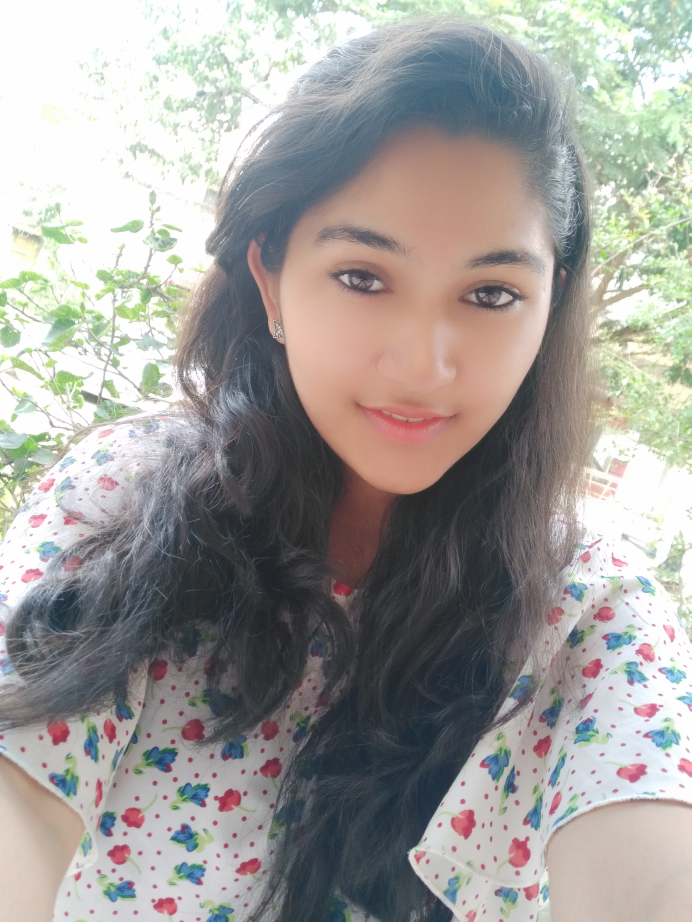
#> input picture FRAS/ImagesUnknown/apurva2.jpg, 3456 x 4608 px, given as the content of the folder Dataset, which was not available (shown at 1/5 size)
$ python Main.py   (Python 2 division)
#> lines starting #> are read from the running program, lines starting #| are printed output that depends on the picture
import cv2
import numpy as np
import os
from picamera.array import PiRGBArray
from picamera import PiCamera
import time
import sys
import logging as log
import datetime as dt
from time import sleep


cx = 160
cy = 120

# names related to ids: example
names = ['None', 'tasnim','Amir']


#iniciate id counter
id = 0


xdeg = 150
ydeg = 150


  # calling the harr cascade file
cascadePath = "haarcascade_frontalface_default.xml"
faceCascade = cv2.CascadeClassifier(cascadePath)
recognizer=cv2.face.LBPHFaceRecognizer_create()
log.basicConfig(filename='database.log',level=log.INFO)
# opening the database file using append mode
file = open("/home/pi/Testnew/data_log.csv", "a")


images=[]
labels=[]
for filename in os.listdir('Dataset'):
	im=cv2.imread('Dataset/'+filename,0)
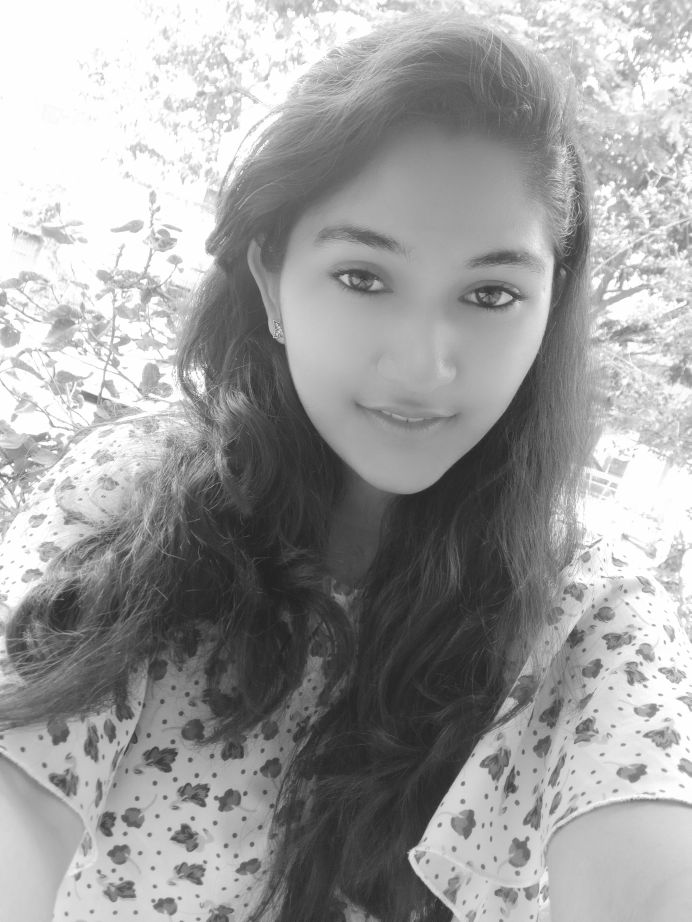
#> im: shape (4608, 3456) (shown at 1/5 size); min 22, max 255, mean 158.8
	images.append(im)
#> (the run stopped early here; a loop or call above may not have finished)

$ run again, on FRAS/ImagesUnknown/apurva3.jpg
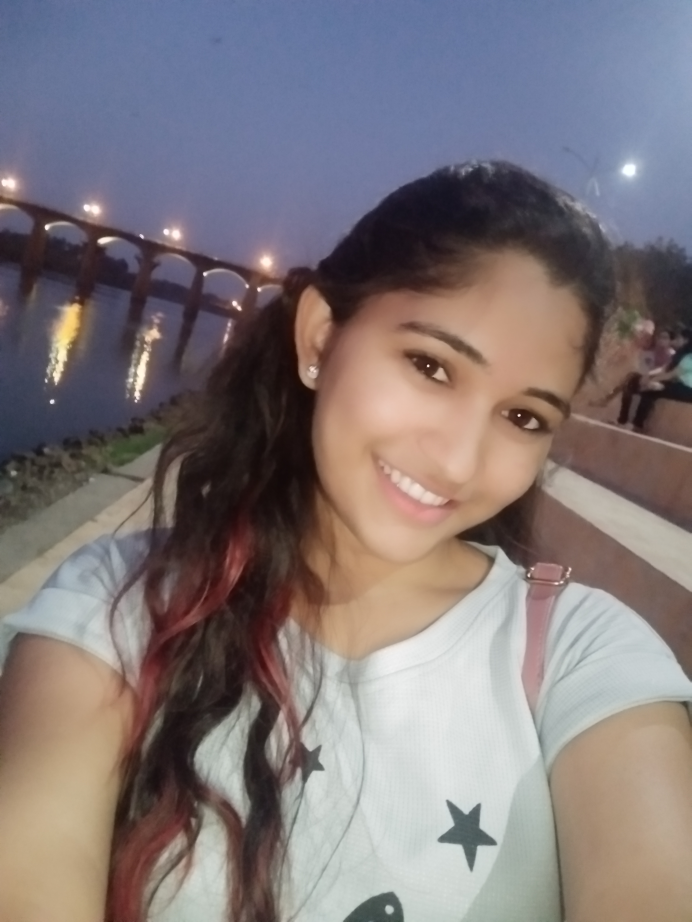
#> input picture FRAS/ImagesUnknown/apurva3.jpg, 3456 x 4608 px, given as the content of the folder Dataset, which was not available (shown at 1/5 size)
#> `im=cv2.imread('Dataset/'+filename,0)`:
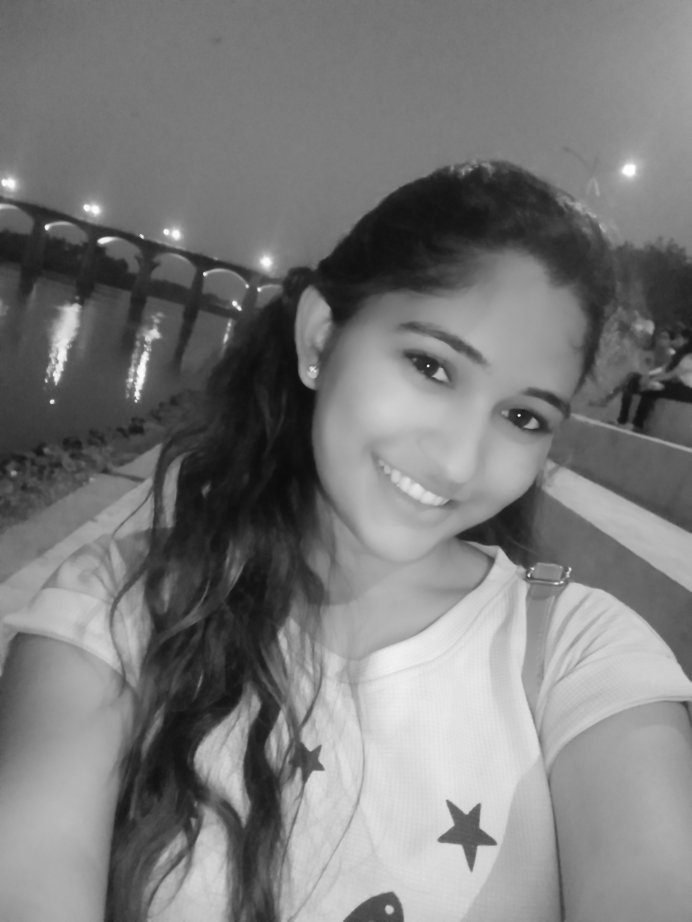
#> im: shape (4608, 3456) (shown at 1/5 size); min 10, max 255, mean 122.6

$ run again, on FRAS/ImagesUnknown/apurva4.jpg
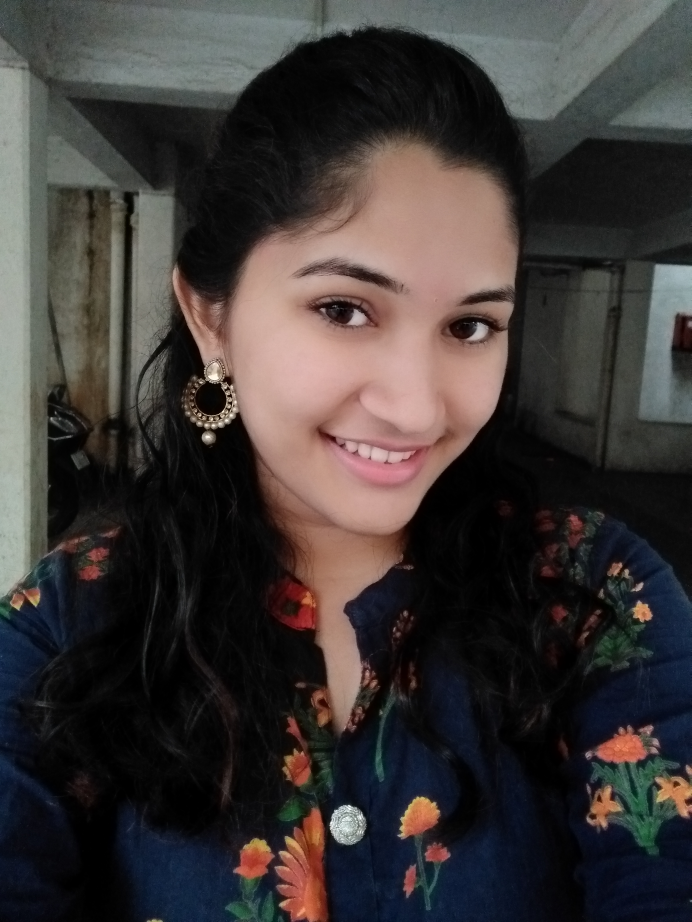
#> input picture FRAS/ImagesUnknown/apurva4.jpg, 3456 x 4608 px, given as the content of the folder Dataset, which was not available (shown at 1/5 size)
#> `im=cv2.imread('Dataset/'+filename,0)`:
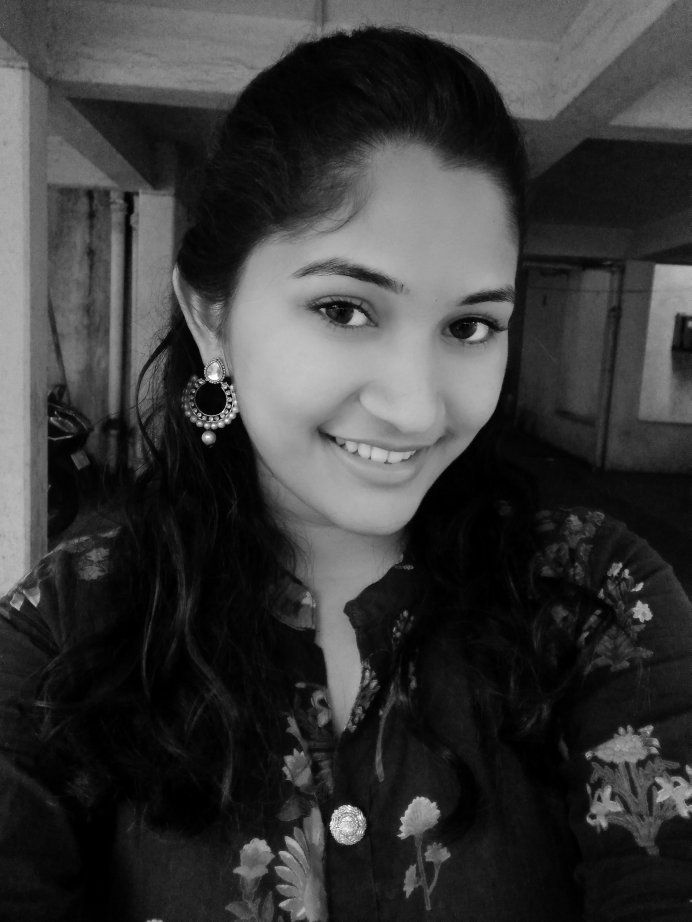
#> im: shape (4608, 3456) (shown at 1/5 size); min 0, max 255, mean 57.8
